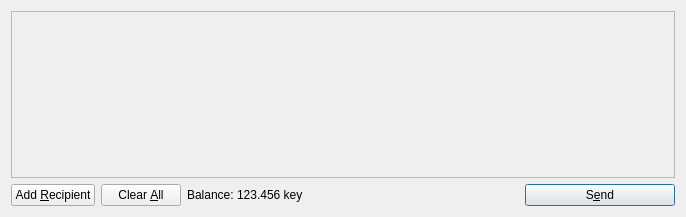
<?xml version="1.0" encoding="UTF-8"?>
<ui version="4.0">
 <class>SendCoinsDialog</class>
 <widget class="QDialog" name="SendCoinsDialog">
  <property name="geometry">
   <rect>
    <x>0</x>
    <y>0</y>
    <width>686</width>
    <height>217</height>
   </rect>
  </property>
  <property name="windowTitle">
   <string>Send Coins</string>
  </property>
  <layout class="QVBoxLayout" name="verticalLayout">
   <item>
    <widget class="QScrollArea" name="scrollArea">
     <property name="widgetResizable">
      <bool>true</bool>
     </property>
     <widget class="QWidget" name="scrollAreaWidgetContents">
      <property name="geometry">
       <rect>
        <x>0</x>
        <y>0</y>
        <width>666</width>
        <height>165</height>
       </rect>
      </property>
      <layout class="QVBoxLayout" name="verticalLayout_2">
       <property name="margin">
        <number>0</number>
       </property>
       <item>
        <layout class="QVBoxLayout" name="entries">
         <property name="spacing">
          <number>6</number>
         </property>
        </layout>
       </item>
       <item>
        <spacer name="verticalSpacer">
         <property name="orientation">
          <enum>Qt::Vertical</enum>
         </property>
         <property name="sizeHint" stdset="0">
          <size>
           <width>20</width>
           <height>40</height>
          </size>
         </property>
        </spacer>
       </item>
      </layout>
     </widget>
    </widget>
   </item>
   <item>
    <layout class="QHBoxLayout" name="horizontalLayout">
     <item>
      <widget class="QPushButton" name="addButton">
       <property name="toolTip">
        <string>Send to multiple recipients at once</string>
       </property>
       <property name="text">
        <string>Add &amp;Recipient</string>
       </property>
       <property name="icon">
        <iconset resource="../bitcoin.qrc">
         <normaloff>:/icons/add</normaloff>:/icons/add</iconset>
       </property>
       <property name="autoDefault">
        <bool>false</bool>
       </property>
      </widget>
     </item>
     <item>
      <widget class="QPushButton" name="clearButton">
       <property name="sizePolicy">
        <sizepolicy hsizetype="Minimum" vsizetype="Fixed">
         <horstretch>0</horstretch>
         <verstretch>0</verstretch>
        </sizepolicy>
       </property>
       <property name="toolTip">
        <string>Remove all transaction fields</string>
       </property>
       <property name="text">
        <string>Clear &amp;All</string>
       </property>
       <property name="icon">
        <iconset resource="../bitcoin.qrc">
         <normaloff>:/icons/remove</normaloff>:/icons/remove</iconset>
       </property>
       <property name="autoRepeatDelay">
        <number>300</number>
       </property>
       <property name="autoDefault">
        <bool>false</bool>
       </property>
      </widget>
     </item>
     <item>
      <layout class="QHBoxLayout" name="horizontalLayout_2">
       <property name="spacing">
        <number>3</number>
       </property>
       <item>
        <widget class="QLabel" name="label">
         <property name="text">
          <string>Balance:</string>
         </property>
        </widget>
       </item>
       <item>
        <widget class="QLabel" name="labelBalance">
         <property name="cursor">
          <cursorShape>IBeamCursor</cursorShape>
         </property>
         <property name="text">
          <string>123.456 key</string>
         </property>
         <property name="textInteractionFlags">
          <set>Qt::LinksAccessibleByMouse|Qt::TextSelectableByKeyboard|Qt::TextSelectableByMouse</set>
         </property>
        </widget>
       </item>
      </layout>
     </item>
     <item>
      <spacer name="horizontalSpacer">
       <property name="orientation">
        <enum>Qt::Horizontal</enum>
       </property>
       <property name="sizeHint" stdset="0">
        <size>
         <width>40</width>
         <height>20</height>
        </size>
       </property>
      </spacer>
     </item>
     <item>
      <widget class="QPushButton" name="sendButton">
       <property name="minimumSize">
        <size>
         <width>150</width>
         <height>0</height>
        </size>
       </property>
       <property name="toolTip">
        <string>Confirm the send action</string>
       </property>
       <property name="text">
        <string>S&amp;end</string>
       </property>
       <property name="icon">
        <iconset resource="../bitcoin.qrc">
         <normaloff>:/icons/send</normaloff>:/icons/send</iconset>
       </property>
       <property name="default">
        <bool>true</bool>
       </property>
      </widget>
     </item>
    </layout>
   </item>
  </layout>
 </widget>
 <resources>
  <include location="../bitcoin.qrc"/>
 </resources>
 <connections/>
</ui>
